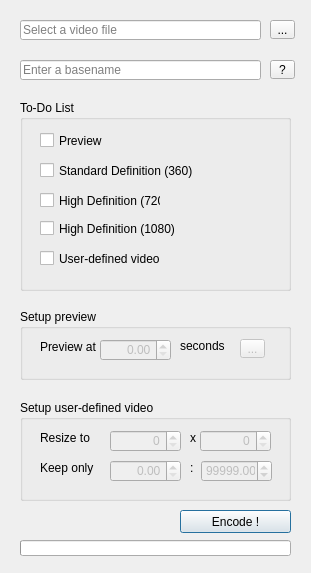
<?xml version="1.0" encoding="UTF-8"?>
<ui version="4.0">
 <class>mainForm</class>
 <widget class="QDialog" name="mainForm">
  <property name="geometry">
   <rect>
    <x>0</x>
    <y>0</y>
    <width>311</width>
    <height>573</height>
   </rect>
  </property>
  <property name="sizePolicy">
   <sizepolicy hsizetype="Fixed" vsizetype="Fixed">
    <horstretch>0</horstretch>
    <verstretch>0</verstretch>
   </sizepolicy>
  </property>
  <property name="minimumSize">
   <size>
    <width>0</width>
    <height>0</height>
   </size>
  </property>
  <property name="cursor">
   <cursorShape>ArrowCursor</cursorShape>
  </property>
  <property name="windowTitle">
   <string>Take Your Pills Video Encoder</string>
  </property>
  <property name="windowIcon">
   <iconset>
    <normaloff>icon.png</normaloff>icon.png</iconset>
  </property>
  <widget class="QProgressBar" name="progressbarEncode">
   <property name="enabled">
    <bool>true</bool>
   </property>
   <property name="geometry">
    <rect>
     <x>20</x>
     <y>540</y>
     <width>271</width>
     <height>16</height>
    </rect>
   </property>
   <property name="value">
    <number>0</number>
   </property>
   <property name="textVisible">
    <bool>false</bool>
   </property>
   <property name="orientation">
    <enum>Qt::Horizontal</enum>
   </property>
  </widget>
  <widget class="QLineEdit" name="lineeditUserFileInput">
   <property name="geometry">
    <rect>
     <x>20</x>
     <y>20</y>
     <width>241</width>
     <height>20</height>
    </rect>
   </property>
   <property name="text">
    <string/>
   </property>
   <property name="readOnly">
    <bool>true</bool>
   </property>
   <property name="placeholderText">
    <string>Select a video file</string>
   </property>
  </widget>
  <widget class="QToolButton" name="toolbuttonUserFileInput">
   <property name="geometry">
    <rect>
     <x>270</x>
     <y>20</y>
     <width>25</width>
     <height>19</height>
    </rect>
   </property>
   <property name="text">
    <string>...</string>
   </property>
  </widget>
  <widget class="QLineEdit" name="lineeditBasename">
   <property name="geometry">
    <rect>
     <x>20</x>
     <y>60</y>
     <width>241</width>
     <height>20</height>
    </rect>
   </property>
   <property name="text">
    <string/>
   </property>
   <property name="placeholderText">
    <string>Enter a basename</string>
   </property>
  </widget>
  <widget class="QToolButton" name="toolbuttonBasename">
   <property name="geometry">
    <rect>
     <x>270</x>
     <y>60</y>
     <width>25</width>
     <height>19</height>
    </rect>
   </property>
   <property name="text">
    <string>?</string>
   </property>
  </widget>
  <widget class="QGroupBox" name="groupboxToDoList">
   <property name="geometry">
    <rect>
     <x>20</x>
     <y>100</y>
     <width>271</width>
     <height>191</height>
    </rect>
   </property>
   <property name="title">
    <string>To-Do List</string>
   </property>
   <widget class="QCheckBox" name="checkboxPreview">
    <property name="geometry">
     <rect>
      <x>20</x>
      <y>30</y>
      <width>261</width>
      <height>21</height>
     </rect>
    </property>
    <property name="text">
     <string>Preview</string>
    </property>
   </widget>
   <widget class="QCheckBox" name="checkbox360">
    <property name="geometry">
     <rect>
      <x>20</x>
      <y>60</y>
      <width>261</width>
      <height>21</height>
     </rect>
    </property>
    <property name="text">
     <string>Standard Definition (360)</string>
    </property>
   </widget>
   <widget class="QCheckBox" name="checkbox720">
    <property name="enabled">
     <bool>true</bool>
    </property>
    <property name="geometry">
     <rect>
      <x>20</x>
      <y>90</y>
      <width>121</width>
      <height>21</height>
     </rect>
    </property>
    <property name="text">
     <string>High Definition (720)</string>
    </property>
   </widget>
   <widget class="QCheckBox" name="checkbox1080">
    <property name="geometry">
     <rect>
      <x>20</x>
      <y>120</y>
      <width>161</width>
      <height>17</height>
     </rect>
    </property>
    <property name="text">
     <string>High Definition (1080)</string>
    </property>
   </widget>
   <widget class="QCheckBox" name="checkboxUserDefined">
    <property name="geometry">
     <rect>
      <x>20</x>
      <y>150</y>
      <width>211</width>
      <height>17</height>
     </rect>
    </property>
    <property name="text">
     <string>User-defined video</string>
    </property>
   </widget>
  </widget>
  <widget class="QGroupBox" name="groupboxSetupPreview">
   <property name="geometry">
    <rect>
     <x>20</x>
     <y>309</y>
     <width>271</width>
     <height>71</height>
    </rect>
   </property>
   <property name="title">
    <string>Setup preview</string>
   </property>
   <widget class="QLabel" name="labelPreviewAt">
    <property name="geometry">
     <rect>
      <x>20</x>
      <y>30</y>
      <width>61</width>
      <height>16</height>
     </rect>
    </property>
    <property name="text">
     <string>Preview at</string>
    </property>
   </widget>
   <widget class="QDoubleSpinBox" name="doublespinboxUserPreviewTime">
    <property name="enabled">
     <bool>false</bool>
    </property>
    <property name="geometry">
     <rect>
      <x>80</x>
      <y>30</y>
      <width>71</width>
      <height>22</height>
     </rect>
    </property>
    <property name="layoutDirection">
     <enum>Qt::LeftToRight</enum>
    </property>
    <property name="autoFillBackground">
     <bool>false</bool>
    </property>
    <property name="alignment">
     <set>Qt::AlignRight|Qt::AlignTrailing|Qt::AlignVCenter</set>
    </property>
    <property name="maximum">
     <double>99999.990000000005239</double>
    </property>
   </widget>
   <widget class="QLabel" name="labelSeconds">
    <property name="geometry">
     <rect>
      <x>160</x>
      <y>30</y>
      <width>46</width>
      <height>13</height>
     </rect>
    </property>
    <property name="text">
     <string>seconds</string>
    </property>
   </widget>
   <widget class="QToolButton" name="toolbuttonUserPreviewTime">
    <property name="enabled">
     <bool>false</bool>
    </property>
    <property name="geometry">
     <rect>
      <x>220</x>
      <y>30</y>
      <width>25</width>
      <height>19</height>
     </rect>
    </property>
    <property name="text">
     <string>...</string>
    </property>
   </widget>
  </widget>
  <widget class="QGroupBox" name="groupboxSetupUserDefined">
   <property name="geometry">
    <rect>
     <x>20</x>
     <y>400</y>
     <width>271</width>
     <height>101</height>
    </rect>
   </property>
   <property name="title">
    <string>Setup user-defined video</string>
   </property>
   <widget class="QLabel" name="labelResizeTo">
    <property name="geometry">
     <rect>
      <x>20</x>
      <y>30</y>
      <width>51</width>
      <height>16</height>
     </rect>
    </property>
    <property name="text">
     <string>Resize to</string>
    </property>
   </widget>
   <widget class="QLabel" name="labelX">
    <property name="geometry">
     <rect>
      <x>170</x>
      <y>30</y>
      <width>16</width>
      <height>16</height>
     </rect>
    </property>
    <property name="text">
     <string>x</string>
    </property>
   </widget>
   <widget class="QLabel" name="labelKeepOnly">
    <property name="geometry">
     <rect>
      <x>20</x>
      <y>60</y>
      <width>61</width>
      <height>16</height>
     </rect>
    </property>
    <property name="text">
     <string>Keep only</string>
    </property>
   </widget>
   <widget class="QLabel" name="labelPoints">
    <property name="geometry">
     <rect>
      <x>170</x>
      <y>60</y>
      <width>16</width>
      <height>16</height>
     </rect>
    </property>
    <property name="text">
     <string>:</string>
    </property>
   </widget>
   <widget class="QDoubleSpinBox" name="doublespinboxUserCutTimeStart">
    <property name="enabled">
     <bool>false</bool>
    </property>
    <property name="geometry">
     <rect>
      <x>90</x>
      <y>60</y>
      <width>71</width>
      <height>22</height>
     </rect>
    </property>
    <property name="alignment">
     <set>Qt::AlignRight|Qt::AlignTrailing|Qt::AlignVCenter</set>
    </property>
    <property name="maximum">
     <double>99999.990000000005239</double>
    </property>
   </widget>
   <widget class="QDoubleSpinBox" name="doublespinboxUserCutTimeStop">
    <property name="enabled">
     <bool>false</bool>
    </property>
    <property name="geometry">
     <rect>
      <x>181</x>
      <y>60</y>
      <width>71</width>
      <height>22</height>
     </rect>
    </property>
    <property name="alignment">
     <set>Qt::AlignRight|Qt::AlignTrailing|Qt::AlignVCenter</set>
    </property>
    <property name="maximum">
     <double>99999.990000000005239</double>
    </property>
    <property name="value">
     <double>99999.000000000000000</double>
    </property>
   </widget>
   <widget class="QSpinBox" name="spinboxUserResizeResolutionX">
    <property name="enabled">
     <bool>false</bool>
    </property>
    <property name="geometry">
     <rect>
      <x>90</x>
      <y>30</y>
      <width>71</width>
      <height>22</height>
     </rect>
    </property>
    <property name="alignment">
     <set>Qt::AlignRight|Qt::AlignTrailing|Qt::AlignVCenter</set>
    </property>
    <property name="maximum">
     <number>9999999</number>
    </property>
   </widget>
   <widget class="QSpinBox" name="spinboxUserResizeResolutionY">
    <property name="enabled">
     <bool>false</bool>
    </property>
    <property name="geometry">
     <rect>
      <x>180</x>
      <y>30</y>
      <width>71</width>
      <height>22</height>
     </rect>
    </property>
    <property name="alignment">
     <set>Qt::AlignRight|Qt::AlignTrailing|Qt::AlignVCenter</set>
    </property>
    <property name="maximum">
     <number>9999999</number>
    </property>
   </widget>
  </widget>
  <widget class="QPushButton" name="pushbuttonEncode">
   <property name="geometry">
    <rect>
     <x>180</x>
     <y>510</y>
     <width>111</width>
     <height>23</height>
    </rect>
   </property>
   <property name="text">
    <string>Encode !</string>
   </property>
  </widget>
 </widget>
 <resources/>
 <connections/>
</ui>
